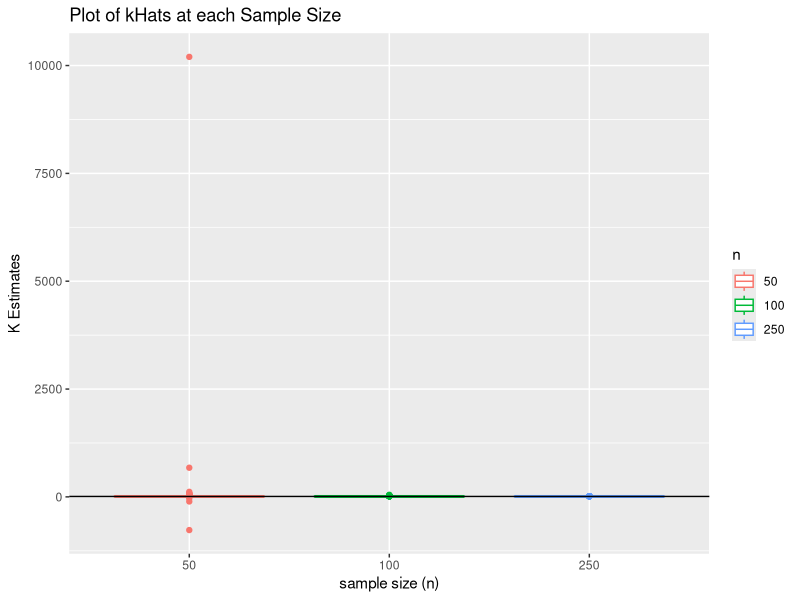
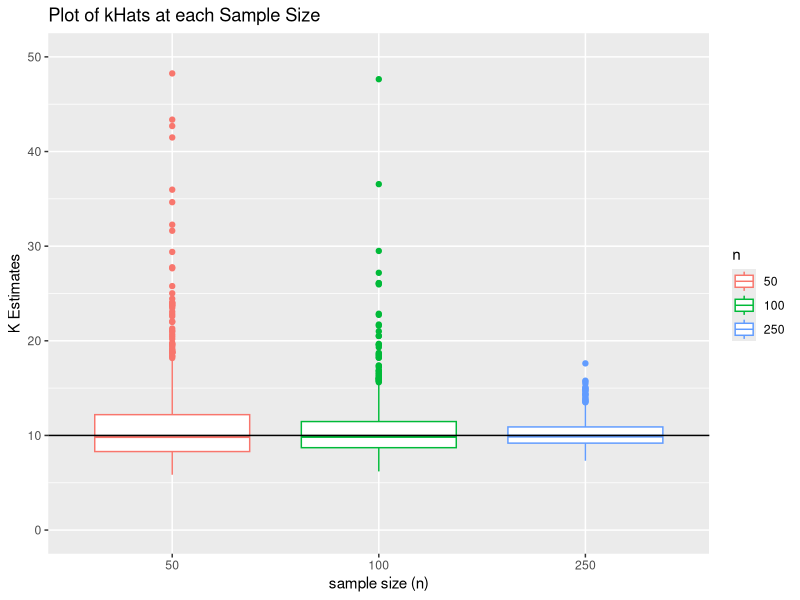
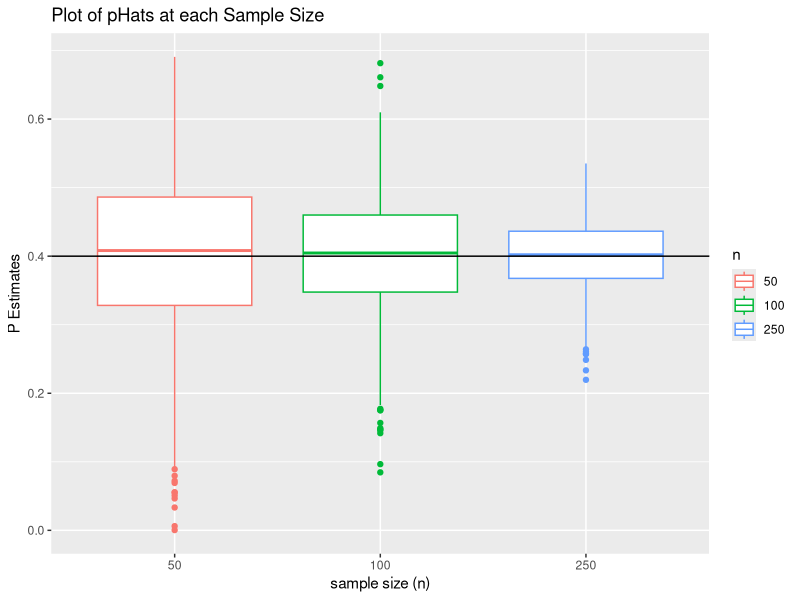

Generate these figures, in order, with R:
## ---- chunk 1
knitr::opts_chunk$set(echo = TRUE)
## ---- chunk 2
randomBinomSample = rbinom(50,10,.4) #generate a random sample of 50 observations from
                                      #binomial distribution where #trials = 10, p =.4
randomBinomSample

## ---- chunk 3
estimateKHat = function(randomBinSamp){
  sampleMean = mean(randomBinSamp) #calculate Xbar
  oneOverN = (length(randomBinSamp)-1)/(length(randomBinSamp)) #(n-1)/n to get populationvar
  popVar = oneOverN*var(randomBinSamp) #actually calculate population variance
  denominator = sampleMean - popVar
  kHat = ((sampleMean)^2)/(denominator)
  return(kHat)
}
estimateKHat(randomBinomSample)
  
estimatePHat = function(randomBinSamp){
  sampleMean = mean(randomBinSamp)
  returnedKHat = estimateKHat(randomBinSamp)
  pHat = sampleMean/returnedKHat
  return(pHat)
}
estimatePHat(randomBinomSample)


## ---- chunk 4
randomSamples = list(replicate(1000,rbinom(50,10,.4)))

randomSamplesDF = data.frame(randomSamps = randomSamples)

randomSampleDF = t(randomSamplesDF)
#vector of estimated KHats
estimatedKHats = apply(randomSampleDF,1,estimateKHat)
#estimatedKHats
mean(estimatedKHats)

#create a vector of estimated PHats
estimatedPHats = apply(randomSampleDF,1,estimatePHat)
#estimatedPHats
mean(estimatedPHats)



## ---- chunk 5
#when n = 100

randomSamples = list(replicate(1000,rbinom(100,10,.4)))

randomSamplesDF = data.frame(randomSamps = randomSamples)

randomSampleDF = t(randomSamplesDF)
#vector of estimated KHats
estimatedKHats = apply(randomSampleDF,1,estimateKHat)
#estimatedKHats
mean(estimatedKHats)

#create a vector of estimated PHats
estimatedPHats = apply(randomSampleDF,1,estimatePHat)
#estimatedPHats
mean(estimatedPHats)



#when n = 250
randomSamples = list(replicate(1000,rbinom(250,10,.4)))

randomSamplesDF = data.frame(randomSamps = randomSamples)

randomSampleDF = t(randomSamplesDF)
#vector of estimated KHats
estimatedKHats = apply(randomSampleDF,1,estimateKHat)
#estimatedKHats
mean(estimatedKHats)

#create a vector of estimated PHats
estimatedPHats = apply(randomSampleDF,1,estimatePHat)
#estimatedPHats
mean(estimatedPHats)

## ---- chunk 6
bias = function(vec,ev){
  expValEstimatorHat = mean(vec)
  return(expValEstimatorHat-ev)
}
mse = function(vec,ev){
  expValEstimatorHat = mean(vec)
  sse = sum((vec - ev)^2)
  meanSquaredError = sse/length(vec)
  return(meanSquaredError)
  
}
#when n=50
set.seed(2)
randomSamples = list(replicate(1000,rbinom(50,10,.4)))

randomSamplesDF = data.frame(randomSamps = randomSamples)

randomSampleDF = t(randomSamplesDF)

estimatedKHats = apply(randomSampleDF,1,estimateKHat)

estimatedPHats = apply(randomSampleDF,1,estimatePHat)

#calculate bias for kHat when n=50
bias(estimatedKHats,10)

#calculate mse for kHat when n = 50
mse(estimatedKHats,10)

#calculate bias for pHat when n =50
bias(estimatedPHats,.4)

#calculate mse for pHat when n = 50
mse(estimatedPHats,.4)

#when n=100
set.seed(2)
randomSamples = list(replicate(1000,rbinom(100,10,.4)))

randomSamplesDF = data.frame(randomSamps = randomSamples)

randomSampleDF = t(randomSamplesDF)

estimatedKHats = apply(randomSampleDF,1,estimateKHat)

estimatedPHats = apply(randomSampleDF,1,estimatePHat)

#calculate bias for kHat when n=100
bias(estimatedKHats,10)

#calculate mse for kHat when n = 100
mse(estimatedKHats,10)

#calculate bias for pHat when n =100
bias(estimatedPHats,.4)

#calculate mse for pHat when n = 100
mse(estimatedPHats,.4)




#when n = 250

set.seed(2)
randomSamples = list(replicate(1000,rbinom(250,10,.4)))

randomSamplesDF = data.frame(randomSamps = randomSamples)

randomSampleDF = t(randomSamplesDF)

estimatedKHats = apply(randomSampleDF,1,estimateKHat)

estimatedPHats = apply(randomSampleDF,1,estimatePHat)

#calculate bias for kHat when n=250
bias(estimatedKHats,10)

#calculate mse for kHat when n = 250
mse(estimatedKHats,10)

#calculate bias for pHat when n =250
bias(estimatedPHats,.4)

#calculate mse for pHat when n = 250
mse(estimatedPHats,.4)



infoMatrix = matrix(1:12, nrow=4,ncol = 3 )
rownames(infoMatrix)=c("kHat MSE","kHat Bias","pHat MSE", "pHat Bias")
colnames(infoMatrix) = c("n=50","n=100","n=250")
infoMatrix[1:4,1]= c(711.1065,1.7945,.0134,.0058)

infoMatrix[1:4,2] = c(8.1532,.3849,.0065,.0049)

infoMatrix[1:4,3] = c(1.6885,.0576,.0024,.0039)

infoMatrix


## ---- chunk 7
#when n=50
set.seed(2)
randomSamples = list(replicate(1000,rbinom(50,10,.4)))

randomSamplesDF = data.frame(randomSamps = randomSamples)

randomSampleDF = t(randomSamplesDF)

estimatedKHats50 = apply(randomSampleDF,1,estimateKHat)

estimatedPHats = apply(randomSampleDF,1,estimatePHat)

#when n=100
set.seed(2)
randomSamples = list(replicate(1000,rbinom(100,10,.4)))

randomSamplesDF = data.frame(randomSamps = randomSamples)

randomSampleDF = t(randomSamplesDF)

estimatedKHats100 = apply(randomSampleDF,1,estimateKHat)

estimatedPHats = apply(randomSampleDF,1,estimatePHat)

#when n = 250

set.seed(2)
randomSamples = list(replicate(1000,rbinom(250,10,.4)))

randomSamplesDF = data.frame(randomSamps = randomSamples)

randomSampleDF = t(randomSamplesDF)

estimatedKHats250 = apply(randomSampleDF,1,estimateKHat)

estimatedPHats = apply(randomSampleDF,1,estimatePHat)


library(ggplot2)
vecKHats = c(estimatedKHats50,estimatedKHats100,estimatedKHats250)
ens = c(rep(50,1000),rep(100,1000),rep(250,1000))

kHatDF = data.frame(kHats = vecKHats,n = ens)
kHatDF$n = as.factor(kHatDF$n)

kHatBoxPlot <- ggplot(kHatDF) + 
  geom_boxplot(mapping = aes(x=n, y=kHats,color = n))+
  geom_hline(yintercept = 10)+
  labs(title="Plot of kHats at each Sample Size ",x="sample size (n)", y = "K Estimates")

kHatBoxPlot

## ---- chunk 8
kHatBoxPlotRestricted <- ggplot(kHatDF) + 
  geom_boxplot(mapping = aes(x=n, y=kHats,color = n))+
  geom_hline(yintercept = 10)+
  labs(title="Plot of kHats at each Sample Size ",x="sample size (n)", y = "K Estimates")+
  coord_cartesian(ylim = c(0, 50))

kHatBoxPlotRestricted



## ---- chunk 9
#when n=50
set.seed(2)
randomSamples = list(replicate(1000,rbinom(50,10,.4)))

randomSamplesDF = data.frame(randomSamps = randomSamples)

randomSampleDF = t(randomSamplesDF)

estimatedKHats50 = apply(randomSampleDF,1,estimateKHat)


estimatedPHats50 = apply(randomSampleDF,1,estimatePHat)



#when n=100
set.seed(2)
randomSamples = list(replicate(1000,rbinom(100,10,.4)))

randomSamplesDF = data.frame(randomSamps = randomSamples)

randomSampleDF = t(randomSamplesDF)

estimatedKHats100 = apply(randomSampleDF,1,estimateKHat)

estimatedPHats100 = apply(randomSampleDF,1,estimatePHat)




#when n = 250

set.seed(2)
randomSamples = list(replicate(1000,rbinom(250,10,.4)))

randomSamplesDF = data.frame(randomSamps = randomSamples)

randomSampleDF = t(randomSamplesDF)

estimatedKHats250 = apply(randomSampleDF,1,estimateKHat)

estimatedPHats250 = apply(randomSampleDF,1,estimatePHat)

vecPHats = c(estimatedPHats50,estimatedPHats100,estimatedPHats250)
pHatDF = data.frame(pHats = vecPHats,n = ens)
pHatDF$n = as.factor(pHatDF$n)
library(dplyr)
pHatDF = pHatDF %>% 
  filter(pHats >= 0)



pHatBoxPlot <- ggplot(pHatDF) + 
  geom_boxplot(mapping = aes(x=n, y=pHats,color = n))+
  geom_hline(yintercept = .4)+
  labs(title="Plot of pHats at each Sample Size ",x="sample size (n)", y = "P Estimates")


pHatBoxPlot



